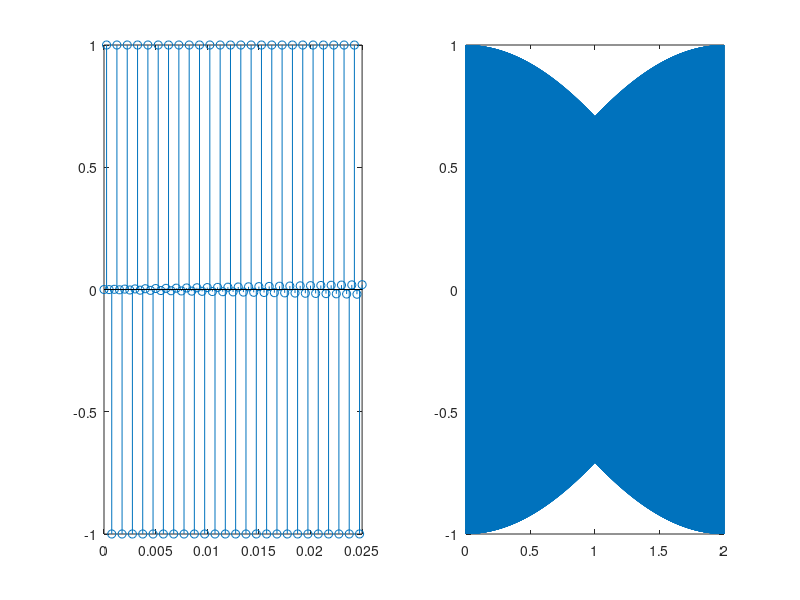
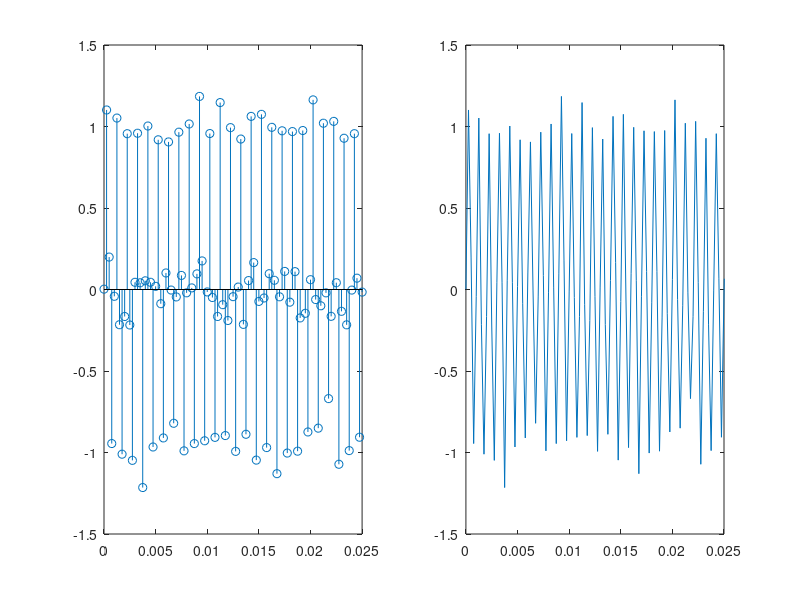

Reproduce these figures in MATLAB, in order.
clear, clc, close all
sample_Rate = 4000;
total_time = 2;
total_length = total_time*sample_Rate;

freq = 1000;

gen_sin=@(f, t, phase, noise)sin(2*pi*f*t + phase) + noise;


t = linspace(0, total_time, total_length);

sin1 = gen_sin(freq, t, 0, 0);
subplot(1,2,1)
stem(t, sin1)
xlim([0 0.025])
subplot(122)
xlim([0 0.025])
plot(t, sin1)

% sound(.5*sin1, sample_Rate)

%% 
noise = .1*randn(1, total_length)
sin2 = gen_sin(freq, t, 0, noise);
figure
subplot(1,2,1)
stem(t, sin2)
xlim([0 0.025])
subplot(122)
plot(t, sin2)
xlim([0 0.025])
sound(.5*sin2, sample_Rate)
pause
%integrating filter
filt = 1/8*ones(1,8);

der_filt = 1/2*[-1 0 1];


sin3 = conv(sin2, der_filt,'same')

sound(sin3, sample_Rate)

